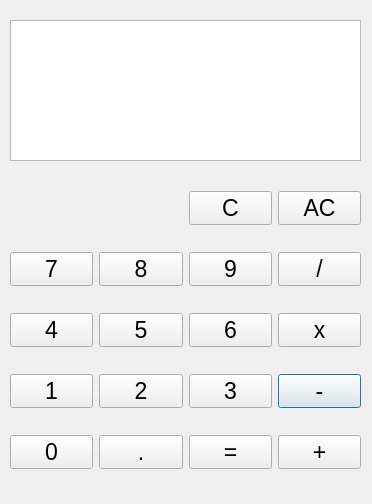
<?xml version="1.0" encoding="UTF-8"?>
<ui version="4.0">
 <class>Dialog</class>
 <widget class="QDialog" name="Dialog">
  <property name="geometry">
   <rect>
    <x>0</x>
    <y>0</y>
    <width>372</width>
    <height>504</height>
   </rect>
  </property>
  <property name="font">
   <font>
    <pointsize>17</pointsize>
   </font>
  </property>
  <property name="windowTitle">
   <string>Dialog</string>
  </property>
  <widget class="QWidget" name="gridLayoutWidget">
   <property name="geometry">
    <rect>
     <x>10</x>
     <y>170</y>
     <width>351</width>
     <height>321</height>
    </rect>
   </property>
   <layout class="QGridLayout" name="gridLayout">
    <item row="3" column="4">
     <widget class="QPushButton" name="btn_minus">
      <property name="font">
       <font>
        <pointsize>17</pointsize>
       </font>
      </property>
      <property name="text">
       <string>-</string>
      </property>
     </widget>
    </item>
    <item row="1" column="0">
     <widget class="QPushButton" name="btn_7">
      <property name="font">
       <font>
        <pointsize>17</pointsize>
       </font>
      </property>
      <property name="text">
       <string>7</string>
      </property>
     </widget>
    </item>
    <item row="3" column="0">
     <widget class="QPushButton" name="btn_1">
      <property name="font">
       <font>
        <pointsize>17</pointsize>
       </font>
      </property>
      <property name="text">
       <string>1</string>
      </property>
     </widget>
    </item>
    <item row="2" column="2">
     <widget class="QPushButton" name="btn_6">
      <property name="font">
       <font>
        <pointsize>17</pointsize>
       </font>
      </property>
      <property name="text">
       <string>6</string>
      </property>
     </widget>
    </item>
    <item row="3" column="1">
     <widget class="QPushButton" name="btn_2">
      <property name="font">
       <font>
        <pointsize>17</pointsize>
       </font>
      </property>
      <property name="text">
       <string>2</string>
      </property>
     </widget>
    </item>
    <item row="3" column="2">
     <widget class="QPushButton" name="btn_3">
      <property name="font">
       <font>
        <pointsize>17</pointsize>
       </font>
      </property>
      <property name="text">
       <string>3</string>
      </property>
     </widget>
    </item>
    <item row="1" column="2">
     <widget class="QPushButton" name="btn_9">
      <property name="font">
       <font>
        <pointsize>17</pointsize>
       </font>
      </property>
      <property name="text">
       <string>9</string>
      </property>
     </widget>
    </item>
    <item row="2" column="0">
     <widget class="QPushButton" name="btn_4">
      <property name="font">
       <font>
        <pointsize>17</pointsize>
       </font>
      </property>
      <property name="text">
       <string>4</string>
      </property>
     </widget>
    </item>
    <item row="4" column="1">
     <widget class="QPushButton" name="btn_dot">
      <property name="font">
       <font>
        <pointsize>17</pointsize>
       </font>
      </property>
      <property name="text">
       <string>.</string>
      </property>
     </widget>
    </item>
    <item row="2" column="4">
     <widget class="QPushButton" name="btn_multi">
      <property name="font">
       <font>
        <pointsize>17</pointsize>
       </font>
      </property>
      <property name="text">
       <string>x</string>
      </property>
     </widget>
    </item>
    <item row="2" column="1">
     <widget class="QPushButton" name="btn_5">
      <property name="font">
       <font>
        <pointsize>17</pointsize>
       </font>
      </property>
      <property name="text">
       <string>5</string>
      </property>
     </widget>
    </item>
    <item row="4" column="2">
     <widget class="QPushButton" name="btn_equal">
      <property name="font">
       <font>
        <pointsize>17</pointsize>
       </font>
      </property>
      <property name="text">
       <string>=</string>
      </property>
     </widget>
    </item>
    <item row="1" column="1">
     <widget class="QPushButton" name="btn_8">
      <property name="font">
       <font>
        <pointsize>17</pointsize>
       </font>
      </property>
      <property name="text">
       <string>8</string>
      </property>
     </widget>
    </item>
    <item row="1" column="4">
     <widget class="QPushButton" name="btn_div">
      <property name="font">
       <font>
        <pointsize>17</pointsize>
       </font>
      </property>
      <property name="text">
       <string>/</string>
      </property>
     </widget>
    </item>
    <item row="4" column="0">
     <widget class="QPushButton" name="btn_0">
      <property name="font">
       <font>
        <pointsize>17</pointsize>
       </font>
      </property>
      <property name="text">
       <string>0</string>
      </property>
     </widget>
    </item>
    <item row="4" column="4">
     <widget class="QPushButton" name="btn_plus">
      <property name="font">
       <font>
        <pointsize>17</pointsize>
       </font>
      </property>
      <property name="text">
       <string>+</string>
      </property>
     </widget>
    </item>
    <item row="0" column="2">
     <widget class="QPushButton" name="btn_c">
      <property name="font">
       <font>
        <pointsize>17</pointsize>
       </font>
      </property>
      <property name="text">
       <string>C</string>
      </property>
     </widget>
    </item>
    <item row="0" column="4">
     <widget class="QPushButton" name="btn_ac">
      <property name="font">
       <font>
        <pointsize>17</pointsize>
       </font>
      </property>
      <property name="text">
       <string>AC</string>
      </property>
     </widget>
    </item>
   </layout>
  </widget>
  <widget class="QPlainTextEdit" name="plainTextEdit">
   <property name="geometry">
    <rect>
     <x>10</x>
     <y>20</y>
     <width>351</width>
     <height>141</height>
    </rect>
   </property>
  </widget>
 </widget>
 <resources/>
 <connections/>
</ui>
